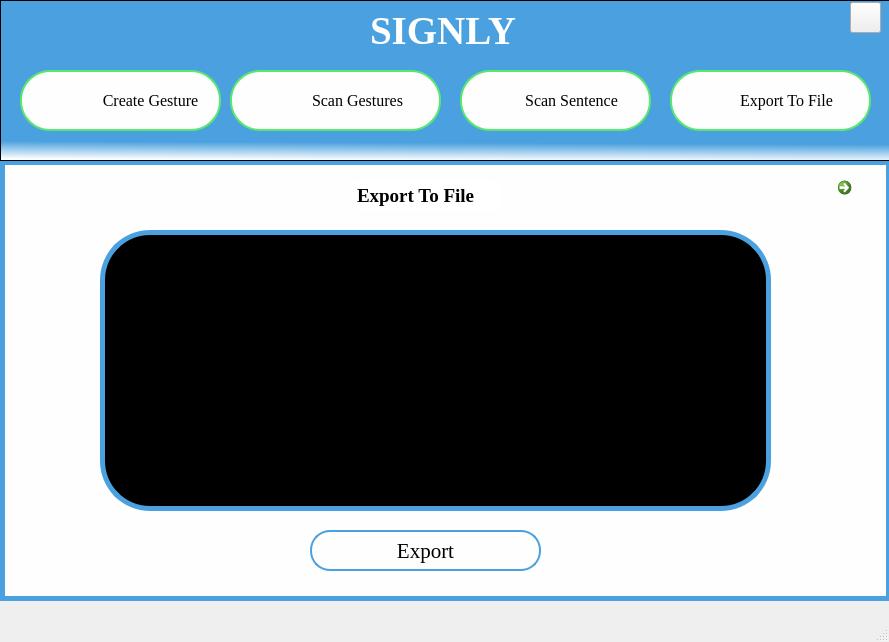
<?xml version="1.0" encoding="UTF-8"?>
<ui version="4.0">
 <class>MainWindow</class>
 <widget class="QMainWindow" name="MainWindow">
  <property name="geometry">
   <rect>
    <x>0</x>
    <y>0</y>
    <width>889</width>
    <height>642</height>
   </rect>
  </property>
  <property name="windowTitle">
   <string>MainWindow</string>
  </property>
  <widget class="QWidget" name="centralwidget">
   <widget class="QGraphicsView" name="graphicsView">
    <property name="geometry">
     <rect>
      <x>0</x>
      <y>160</y>
      <width>891</width>
      <height>441</height>
     </rect>
    </property>
    <property name="styleSheet">
     <string notr="true">background-color:#fefefe;
border: 5px solid #4ba1df;</string>
    </property>
   </widget>
   <widget class="QGraphicsView" name="graphicsView_3">
    <property name="geometry">
     <rect>
      <x>0</x>
      <y>0</y>
      <width>891</width>
      <height>161</height>
     </rect>
    </property>
    <property name="toolTip">
     <string>&lt;html&gt;&lt;head/&gt;&lt;body&gt;&lt;p&gt;&lt;br/&gt;&lt;/p&gt;&lt;/body&gt;&lt;/html&gt;</string>
    </property>
    <property name="styleSheet">
     <string notr="true">background-color: qlineargradient(spread:pad, x1:0.543136, y1:0.074, x2:0.52, y2:1, stop:0.880682 rgba(75, 161, 223, 255), stop:1 rgba(255, 255, 255, 255));
</string>
    </property>
   </widget>
   <widget class="QLabel" name="label_2">
    <property name="geometry">
     <rect>
      <x>370</x>
      <y>10</y>
      <width>181</width>
      <height>41</height>
     </rect>
    </property>
    <property name="font">
     <font>
      <family>Times New Roman</family>
      <pointsize>29</pointsize>
      <weight>75</weight>
      <bold>true</bold>
     </font>
    </property>
    <property name="styleSheet">
     <string notr="true">color:white;</string>
    </property>
    <property name="text">
     <string>SIGNLY</string>
    </property>
   </widget>
   <widget class="QPushButton" name="create">
    <property name="geometry">
     <rect>
      <x>20</x>
      <y>70</y>
      <width>201</width>
      <height>61</height>
     </rect>
    </property>
    <property name="font">
     <font>
      <family>TImes New Roman</family>
      <pointsize>12</pointsize>
      <weight>50</weight>
      <italic>false</italic>
      <bold>false</bold>
     </font>
    </property>
    <property name="layoutDirection">
     <enum>Qt::RightToLeft</enum>
    </property>
    <property name="styleSheet">
     <string notr="true">QPushButton#create{
padding-left:-40px;
color:black;
background-color:#fefefe;
border: 2px solid #58e870; border-radius:30px;
font: 12pt &quot;TImes New Roman&quot;;
background-image:url(&quot;icons/create.png&quot;);
background-repeat:none;
}
QPushButton#create:hover
{
   background-color:lightgreen;
	color:white;
}</string>
    </property>
    <property name="text">
     <string>     Create Gesture</string>
    </property>
   </widget>
   <widget class="QPushButton" name="scan_sen">
    <property name="geometry">
     <rect>
      <x>460</x>
      <y>70</y>
      <width>191</width>
      <height>61</height>
     </rect>
    </property>
    <property name="font">
     <font>
      <family>TImes New Roman</family>
      <pointsize>12</pointsize>
      <weight>50</weight>
      <italic>false</italic>
      <bold>false</bold>
     </font>
    </property>
    <property name="styleSheet">
     <string notr="true">QPushButton#scan_sen{
padding-left:-40px;
color:black;
background-color:#fefefe;
border: 2px solid #58e870; border-radius:30px;
font: 12pt &quot;TImes New Roman&quot;;
background-image:url(&quot;icons/sent.png&quot;);
background-repeat:none;
}
QPushButton#scan_sen:hover
{
   background-color:lightgreen;
	color:white;
}</string>
    </property>
    <property name="text">
     <string>                   Scan Sentence </string>
    </property>
   </widget>
   <widget class="QPushButton" name="scan_sinlge">
    <property name="geometry">
     <rect>
      <x>230</x>
      <y>70</y>
      <width>211</width>
      <height>61</height>
     </rect>
    </property>
    <property name="font">
     <font>
      <family>TImes New Roman</family>
      <pointsize>12</pointsize>
      <weight>50</weight>
      <italic>false</italic>
      <bold>false</bold>
     </font>
    </property>
    <property name="layoutDirection">
     <enum>Qt::LeftToRight</enum>
    </property>
    <property name="autoFillBackground">
     <bool>false</bool>
    </property>
    <property name="styleSheet">
     <string notr="true">QPushButton#scan_sinlge{
padding-left:-40px;
color:black;
background-color:#fefefe;
border: 2px solid #58e870; border-radius:30px;
font: 12pt &quot;TImes New Roman&quot;;
background-image:url(&quot;icons/scan.png&quot;);
background-repeat:none;
}
QPushButton#scan_sinlge:hover
{
   background-color:lightgreen;
	color:white;
}</string>
    </property>
    <property name="text">
     <string>                     Scan Gestures</string>
    </property>
   </widget>
   <widget class="QPushButton" name="exp2">
    <property name="geometry">
     <rect>
      <x>670</x>
      <y>70</y>
      <width>201</width>
      <height>61</height>
     </rect>
    </property>
    <property name="font">
     <font>
      <family>TImes New Roman</family>
      <pointsize>12</pointsize>
      <weight>50</weight>
      <italic>false</italic>
      <bold>false</bold>
     </font>
    </property>
    <property name="styleSheet">
     <string notr="true">QPushButton#exp2{
padding-left:-40px;
color:black;
background-color:#fefefe;
border: 2px solid #58e870; border-radius:30px;
font: 12pt &quot;TImes New Roman&quot;;
background-image:url(&quot;icons/export.png&quot;);
background-repeat:none;
}
QPushButton#exp2:hover
{
   background-color:lightgreen;
	color:white;
}</string>
    </property>
    <property name="text">
     <string>                  Export To File</string>
    </property>
    <property name="checkable">
     <bool>false</bool>
    </property>
    <property name="autoRepeat">
     <bool>false</bool>
    </property>
    <property name="autoExclusive">
     <bool>false</bool>
    </property>
    <property name="autoDefault">
     <bool>false</bool>
    </property>
    <property name="default">
     <bool>false</bool>
    </property>
    <property name="flat">
     <bool>false</bool>
    </property>
   </widget>
   <widget class="QCommandLinkButton" name="linkButton">
    <property name="geometry">
     <rect>
      <x>830</x>
      <y>170</y>
      <width>41</width>
      <height>41</height>
     </rect>
    </property>
    <property name="text">
     <string/>
    </property>
    <property name="iconSize">
     <size>
      <width>50</width>
      <height>50</height>
     </size>
    </property>
   </widget>
   <widget class="QPushButton" name="exit_button">
    <property name="geometry">
     <rect>
      <x>850</x>
      <y>2</y>
      <width>31</width>
      <height>31</height>
     </rect>
    </property>
    <property name="styleSheet">
     <string notr="true">QPushButton#exit_button{
background-image:url(&quot;icons/quit.png&quot;);
background-repeat:none;
}</string>
    </property>
    <property name="text">
     <string/>
    </property>
   </widget>
   <widget class="QTextBrowser" name="textBrowser_98">
    <property name="enabled">
     <bool>true</bool>
    </property>
    <property name="geometry">
     <rect>
      <x>100</x>
      <y>230</y>
      <width>671</width>
      <height>281</height>
     </rect>
    </property>
    <property name="styleSheet">
     <string notr="true">border: 5px solid #4ba1df; border-radius:50px;
background-color:black;
color:white;</string>
    </property>
    <property name="frameShape">
     <enum>QFrame::Box</enum>
    </property>
    <property name="html">
     <string>&lt;!DOCTYPE HTML PUBLIC &quot;-//W3C//DTD HTML 4.0//EN&quot; &quot;http://www.w3.org/TR/REC-html40/strict.dtd&quot;&gt;
&lt;html&gt;&lt;head&gt;&lt;meta name=&quot;qrichtext&quot; content=&quot;1&quot; /&gt;&lt;style type=&quot;text/css&quot;&gt;
p, li { white-space: pre-wrap; }
&lt;/style&gt;&lt;/head&gt;&lt;body style=&quot; font-family:'MS Shell Dlg 2'; font-size:7.8pt; font-weight:400; font-style:normal;&quot;&gt;
&lt;p style=&quot;-qt-paragraph-type:empty; margin-top:0px; margin-bottom:0px; margin-left:0px; margin-right:0px; -qt-block-indent:0; text-indent:0px; font-size:8.25pt;&quot;&gt;&lt;br /&gt;&lt;/p&gt;&lt;/body&gt;&lt;/html&gt;</string>
    </property>
   </widget>
   <widget class="QPushButton" name="pushButton_2">
    <property name="geometry">
     <rect>
      <x>310</x>
      <y>530</y>
      <width>231</width>
      <height>41</height>
     </rect>
    </property>
    <property name="font">
     <font>
      <family>Times New Roman</family>
      <pointsize>16</pointsize>
      <weight>50</weight>
      <italic>false</italic>
      <bold>false</bold>
     </font>
    </property>
    <property name="styleSheet">
     <string notr="true">QPushButton#pushButton_2{
color: black;
background-color:#fefefe;
border: 2px solid #4ba1df; border-radius:20px;
font: 16pt &quot;Times New Roman&quot;;
background-repeat:none;
}
QPushButton#pushButton_2:hover
{
	background-color:lightgreen;
	color:black;
}</string>
    </property>
    <property name="text">
     <string>Export</string>
    </property>
   </widget>
   <widget class="QLabel" name="label_3">
    <property name="geometry">
     <rect>
      <x>350</x>
      <y>180</y>
      <width>151</width>
      <height>31</height>
     </rect>
    </property>
    <property name="font">
     <font>
      <family>Times New Roman</family>
      <pointsize>14</pointsize>
      <weight>75</weight>
      <bold>true</bold>
     </font>
    </property>
    <property name="styleSheet">
     <string notr="true">color:black;
background-color: white;
border: 2px solid white; border-radius:10px;</string>
    </property>
    <property name="text">
     <string>Export To File</string>
    </property>
   </widget>
  </widget>
  <widget class="QMenuBar" name="menubar">
   <property name="geometry">
    <rect>
     <x>0</x>
     <y>0</y>
     <width>889</width>
     <height>26</height>
    </rect>
   </property>
  </widget>
  <widget class="QStatusBar" name="statusbar"/>
 </widget>
 <resources/>
 <connections/>
</ui>
